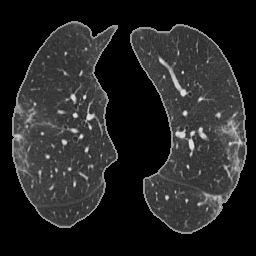
#> input picture c1.png, 256 x 256 px
$ python inf.py   (older library calls are emulated)
#> lines starting #> are read from the running program, lines starting #| are printed output that depends on the picture; after the words box and inside, x2 and y2 are one past the last pixel; in counts of white or black regions, pixels touching at a corner belong together
import numpy as np
import cv2
from PIL import Image
import matplotlib.pyplot as plt
import pywt
import pywt.data

imgs = ['c1.png','c4.png','nc.png', 'c3.png']
for img in imgs:
    #image = cv2.imread("c3.png")
    image1 = cv2.imread(img)
#> image1 is the input picture: shape (256, 256, 3); min 0, max 238, mean 37.5
    image = cv2.cvtColor(image1, cv2.COLOR_BGR2GRAY)
    cv2.imshow(img, image)

    #image = cv2.equalizeHist(image)
    (LL, (LH, HL, HH)) = pywt.dwt2(image, 'bior1.3')
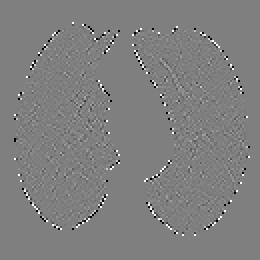
#> HH: shape (130, 130) float64 (shown 2 times larger); min -75, max 75, mean 0; drawn with min black and max white
    LL_comp = Image.fromarray(LL)
    LL_comp = LL_comp.convert('RGB')
#> LL_comp: PIL image 130x130 RGB

    ##CONVERT TO NUMPY ARRAY
    LL_comp = np.array(LL_comp)

    #RESIZE
    img1 = cv2.resize(LL_comp, (256, 256))
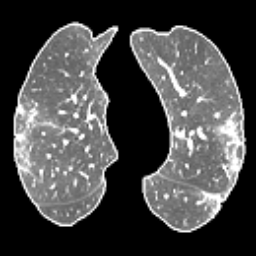
#> img1: shape (256, 256, 3); min 0, max 255, mean 70.4
    cv2.imshow('compression', img1)

    img = cv2.cvtColor(img1,cv2.COLOR_BGR2GRAY)
    equ = cv2.equalizeHist(img)
    cv2.imshow('hist_eq', equ)

    ##EROSION
    #kernel = np.ones((3,3), np.uint8)
    #img_erosion = cv2.erode(equ, kernel, iterations=2)
    #cv2.imshow('Erosion', img_erosion)


    #THRESHOLDING
    #(thresh, im_bw) = cv2.threshold(img, 200, 255, cv2.THRESH_BINARY)
    #(thresh, im_bw) = cv2.threshold(img, 175, 255, cv2.THRESH_BINARY | cv2.THRESH_OTSU)
    im_bw = cv2.adaptiveThreshold(img,255,cv2.ADAPTIVE_THRESH_MEAN_C,cv2.THRESH_BINARY,5,2)
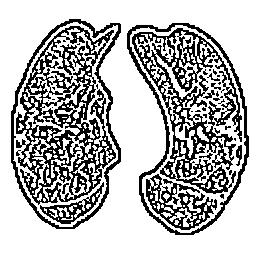
#> im_bw: shape (256, 256); 71.7% white; black in thin lines or dots, all inside (x1, y1, x2, y2) = (11, 19, 249, 235)
    cv2.imshow('THRESHOLD', im_bw)


#########
    nlabels, labels, stats, centroids = cv2.connectedComponentsWithStats(im_bw, None, None, None, 8, cv2.CV_32S)
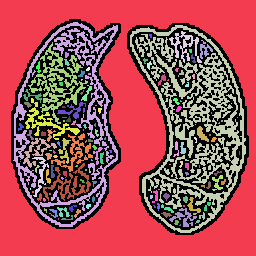
#> labels: shape (256, 256) int32; 137 distinct labels, from 0 to 136; one colour per label, 0 black
#> nlabels = 137; stats = 137 rows, first 6: [11, 19, 238, 216, 18555], [0, 0, 256, 256, 30284], [13, 22, 105, 205, 3550], [130, 25, 116, 208, 6932], [169, 31, 33, 32, 349], [86, 34, 2, 2, 3]; centroids = 137 pairs, first value 20 to 239, second value 34 to 224.7

    #get CC_STAT_AREA component as stats[label, COLUMN]
    areas = stats[1:,cv2.CC_STAT_AREA]
#> areas = 136 values, max 30284 at index 0, min 1 at index 5, mean 345.4

    result = np.zeros((labels.shape), np.uint8)

    for i in range(0, nlabels - 1):
        if areas[i] >= 200:   #keep
            result[labels == i + 1] = 255
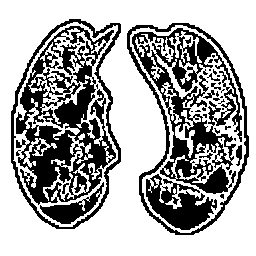
#> result: shape (256, 256); 67.2% white; 45 black regions (32 under 20 px), largest, box (x1, y1, x2, y2) and area: (16, 26, 116, 205) 8173, (132, 28, 242, 194) 6156, (127, 23, 249, 235) 1963

    #cv2.imshow("cleaned", result)

    ###DRAWING
    edges = cv2.Canny(result,100,200)
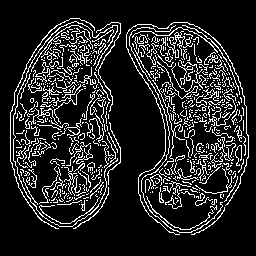
#> edges: shape (256, 256); 14.5% white in thin lines or dots, all inside (x1, y1, x2, y2) = (10, 18, 249, 235)
    #cv2.imshow('canny', edges)

    #CONTOURS
    contours, hierarchy = cv2.findContours(edges, cv2.RETR_EXTERNAL, cv2.CHAIN_APPROX_NONE)
#> contours = 537 contours, 522 with area under 20; largest, box (x1, y1, x2, y2) and area: (126, 22, 249, 235) 77, (13, 21, 118, 227) 77, (167, 31, 185, 58) 63, (10, 18, 95, 229) 56, (129, 25, 223, 233) 47
    cv2.drawContours(image1, contours, -1, (0, 255, 0), 1)
    cv2.imshow('Infection', image1)

#########

    res =  equ & im_bw
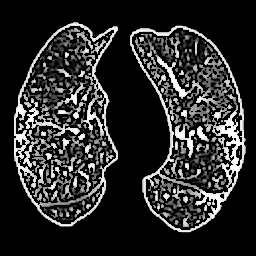
#> res: shape (256, 256); min 0, max 255, mean 42.3
    cv2.imshow('res', res)


    cv2.waitKey(0)
#> pass 2 of the loop `for img in imgs:`:
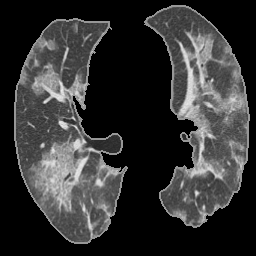
#> input picture c4.png, 256 x 256 px
#> image1 is the input picture: shape (256, 256, 3); min 0, max 235, mean 50.8
#> im_bw: shape (256, 256); 76.3% white; 83 black regions (56 under 20 px), largest, box (x1, y1, x2, y2) and area: (18, 30, 81, 203) 2551, (13, 17, 131, 245) 2359, (141, 3, 251, 229) 2206
#> `nlabels, labels, stats, centroids = cv2.connectedComponentsWithStats(i..`:
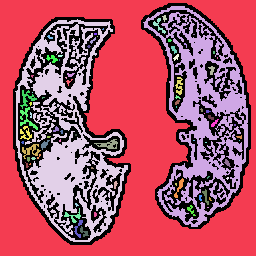
#> labels: shape (256, 256) int32; 80 distinct labels, from 0 to 79; one colour per label, 0 black
#> nlabels = 80; stats = 80 rows, first 6: [13, 3, 238, 242, 15523], [0, 0, 256, 256, 31135], [143, 6, 105, 221, 8062], [162, 15, 5, 7, 19], [15, 19, 113, 223, 9135], [153, 18, 13, 16, 61]; centroids = 80 pairs, first value 22.29 to 239.1, second value 17.58 to 231.7
#> areas = 79 values, max 31135 at index 0, min 1 at index 10, mean 633.1
#> edges: shape (256, 256); 12.8% white in thin lines or dots, all inside (x1, y1, x2, y2) = (12, 2, 251, 245)
#> contours = 405 contours, 392 with area under 20; largest, box (x1, y1, x2, y2) and area: (140, 2, 251, 229) 92, (12, 16, 131, 245) 70, (182, 20, 197, 38) 49, (15, 19, 110, 242) 48, (143, 5, 242, 142) 44
#> `res =  equ & im_bw`:
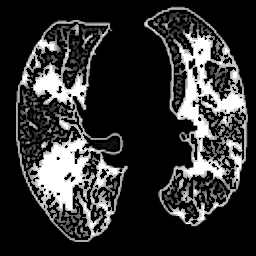
#> res: shape (256, 256); min 0, max 255, mean 49.3
#> pass 3 of the loop `for img in imgs:`:
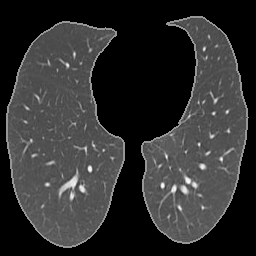
#> input picture nc.png, 256 x 256 px
#> image1 is the input picture: shape (256, 256, 3); min 0, max 254, mean 48.1
#> im_bw: shape (256, 256); 72% white; black in thin lines or dots, all inside (x1, y1, x2, y2) = (5, 15, 251, 249)
#> `nlabels, labels, stats, centroids = cv2.connectedComponentsWithStats(i..`:
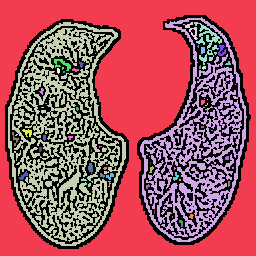
#> labels: shape (256, 256) int32; 65 distinct labels, from 0 to 64; one colour per label, 0 black
#> nlabels = 65; stats = 65 rows, first 6: [5, 15, 246, 234, 18359], [0, 0, 256, 256, 27980], [140, 17, 107, 225, 7540], [8, 22, 118, 224, 10448], [183, 22, 15, 18, 80], [194, 22, 28, 43, 339]; centroids = 65 pairs, first value 14.64 to 235, second value 29.73 to 222.5
#> areas = 64 values, max 27980 at index 0, min 1 at index 8, mean 737.1
#> after the loop `for i in range(0, nlabels - 1):`:
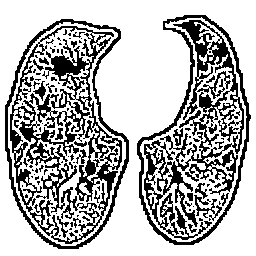
#> result: shape (256, 256); 70.7% white; 112 black regions (82 under 20 px)
#> contours = 962 contours, 945 with area under 20; largest, box (x1, y1, x2, y2) and area: (4, 18, 129, 249) 92, (136, 14, 251, 245) 86, (22, 80, 45, 91) 62, (29, 146, 40, 158) 56, (197, 20, 220, 38) 43
#> the loop made 4 passes; the first 3 are shown
